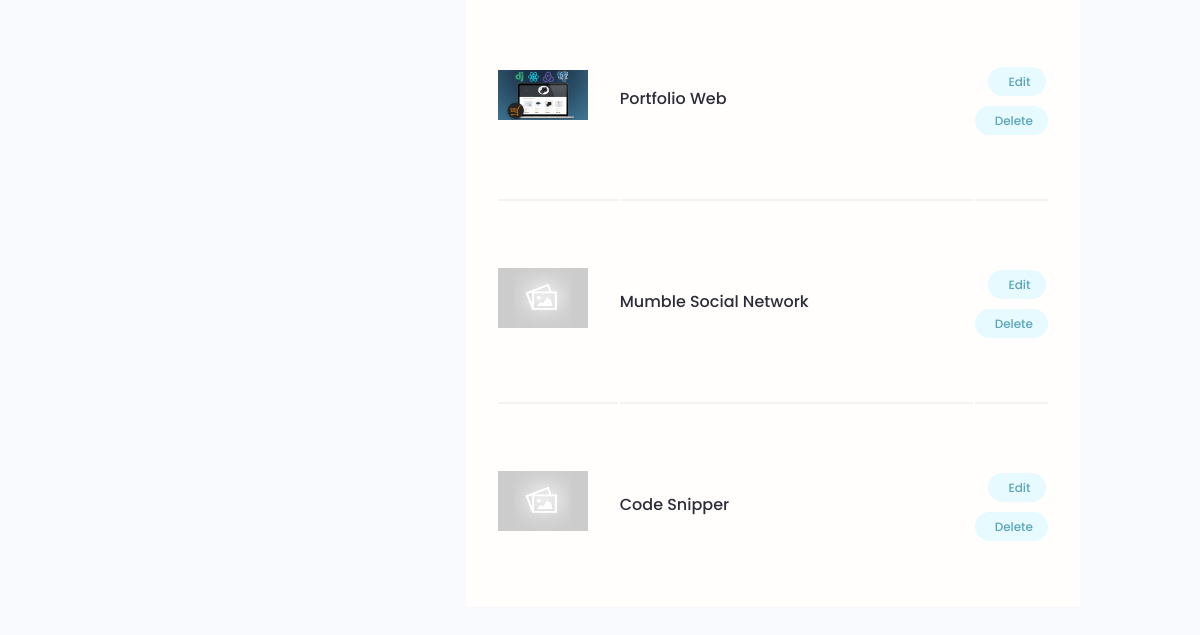
/account/ (signed in, lower part), run on an earlier commit of the app's database.
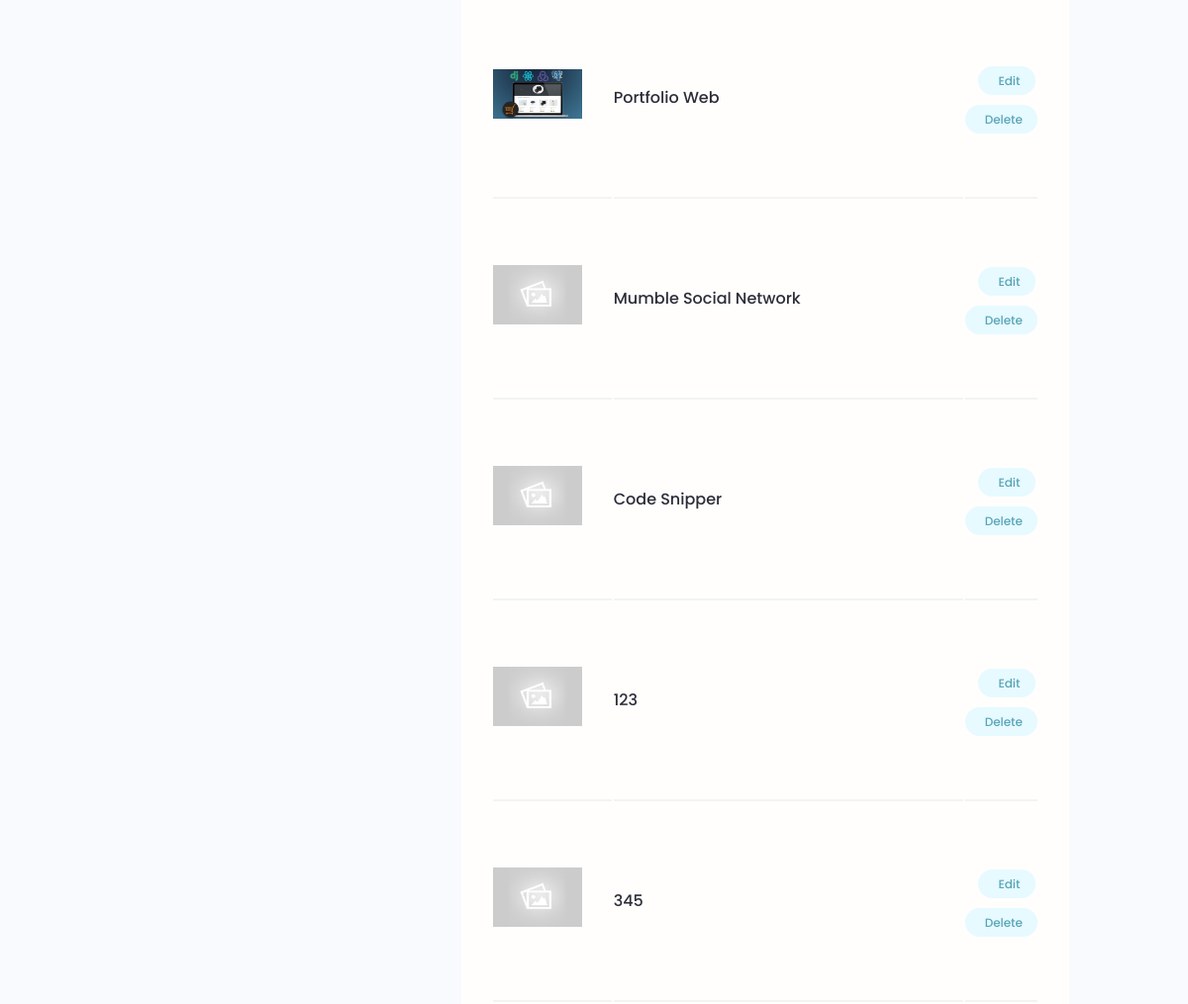
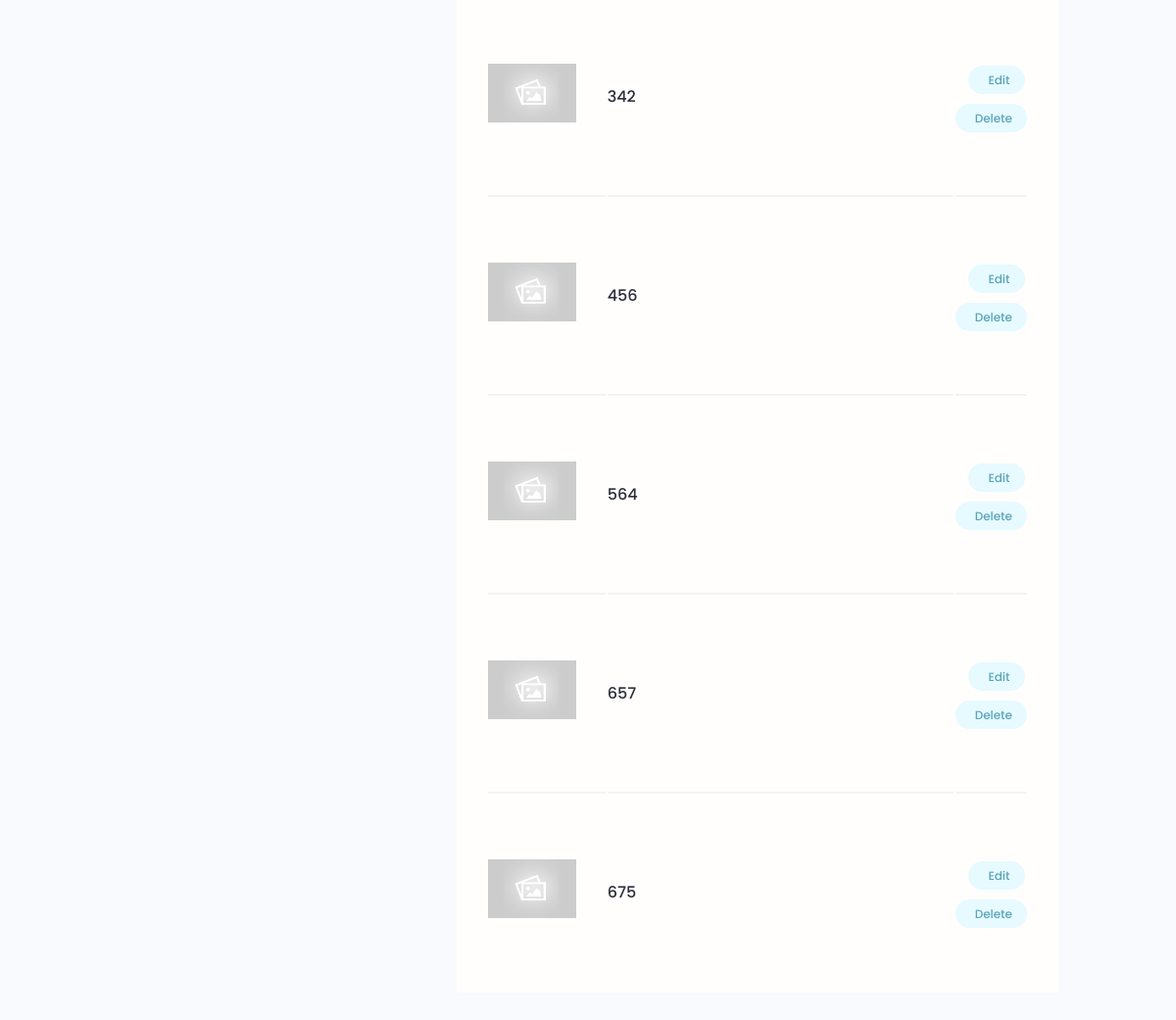
And on a later commit of the database (2 pictures, top to bottom).
### projects/models.py (models this page shows, shortened)
class Project(models.Model):
    owner = models.ForeignKey(Profile, null=True, blank=True, on_delete=models.SET_NULL)
    title = models.CharField(max_length=200)    # Required Field
    description = models.TextField(null=True, blank=True)   # Allow empty
    featured_image = models.ImageField(null=True, blank=True, default="default.jpg")
    demo_link = models.CharField(max_length=2000, null=True, blank=True)
    source_link = models.CharField(max_length=2000, null=True, blank=True)
    tags = models.ManyToManyField('Tag', blank=True)
    vote_total = models.IntegerField(default=0, null=True, blank=True)
    vote_ratio = models.IntegerField(default=0, null=True, blank=True)
    created = models.DateTimeField(auto_now_add=True)
    id = models.UUIDField(default=uuid.uuid4, unique=True,
                          primary_key=True, editable=False) # 16-char string

### users/views.py (the view)
# urls.py: path('account/', views.userAccount, name="account"),
@login_required(login_url='login')
def userAccount(request):
    profile = request.user.profile
    topSkills= profile.skill_set.all()
    projects = profile.project_set.all()
    context = {'profile': profile,
               'skills': topSkills,
               'projects': projects,}
    return render(request, 'users/account.html', context)

### users/templates/users/account.html (shortened to what this page needs)
{% extends 'main.html' %}
{% block content %}
<main class="settingsPage profile my-md">
  <div class="container">
    <div class="layout">
      <div class="column column--1of3">
      </div>
      <div class="column column--2of3">
        <table class="settings__table">
          {% for project in projects %}
          <tr>
            <td class="settings__thumbnail">
              <a href="{% url 'project' project.id %}"><img src="{{project.featured_image.url}}" alt="Project Thumbnail" /></a>
            </td>
            <td class="settings__tableInfo">
              <a href="{% url 'project' project.id %}">{{project.title}}</a>
            </td>
            <td class="settings__tableActions">
              <a class="tag tag--pill tag--main settings__btn" href="{% url 'update-project' project.id %}"> Edit</a>
              <a class="tag tag--pill tag--main settings__btn" href="{% url 'delete-project' project.id %}?next=/account"> Delete</a>
            </td>
          </tr>
          {% endfor %}
        </table>
      </div>
    </div>
  </div>
</main>
{% endblock %}

What changed in the data, as far as the page shows it:
added Project: featured_image (placeholder picture), title "123"
added Project: featured_image (placeholder picture), title "345"
added Project: featured_image (placeholder picture), title "342"
added Project: featured_image (placeholder picture), title "456"
added Project: featured_image (placeholder picture), title "564"
added Project: featured_image (placeholder picture), title "657"
added Project: featured_image (placeholder picture), title "675"
